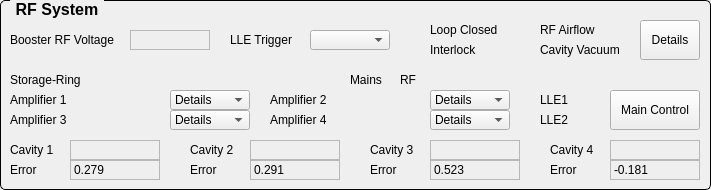
       <widget class="QGroupBox" name="titleGroupBox_6">
        <property name="geometry">
         <rect>
          <x>0</x>
          <y>650</y>
          <width>711</width>
          <height>190</height>
         </rect>
        </property>
        <property name="font">
         <font>
          <pointsize>12</pointsize>
          <weight>75</weight>
          <bold>true</bold>
         </font>
        </property>
        <property name="styleSheet">
         <string notr="true">QGroupBox {
     border: 1px solid black;
     border-radius: 5px;
     margin-top: 0.5em;
 }
 
 QGroupBox::title {
     subcontrol-origin: margin;
     left: 10px;
     padding: 0 3px 0 3px;
 }</string>
        </property>
        <property name="title">
         <string>RF System</string>
        </property>
        <widget class="QLabel" name="label_28">
         <property name="geometry">
          <rect>
           <x>10</x>
           <y>90</y>
           <width>80</width>
           <height>20</height>
          </rect>
         </property>
         <property name="text">
          <string>Amplifier 1</string>
         </property>
        </widget>
        <widget class="QLabel" name="label_33">
         <property name="geometry">
          <rect>
           <x>350</x>
           <y>70</y>
           <width>40</width>
           <height>20</height>
          </rect>
         </property>
         <property name="text">
          <string>Mains</string>
         </property>
        </widget>
        <widget class="QLabel" name="label_34">
         <property name="geometry">
          <rect>
           <x>400</x>
           <y>70</y>
           <width>20</width>
           <height>20</height>
          </rect>
         </property>
         <property name="text">
          <string>RF</string>
         </property>
        </widget>
        <widget class="QLabel" name="label_35">
         <property name="geometry">
          <rect>
           <x>270</x>
           <y>90</y>
           <width>80</width>
           <height>20</height>
          </rect>
         </property>
         <property name="text">
          <string>Amplifier 2</string>
         </property>
        </widget>
        <widget class="QLabel" name="label_36">
         <property name="geometry">
          <rect>
           <x>10</x>
           <y>110</y>
           <width>80</width>
           <height>20</height>
          </rect>
         </property>
         <property name="text">
          <string>Amplifier 3</string>
         </property>
        </widget>
        <widget class="QLabel" name="label_37">
         <property name="geometry">
          <rect>
           <x>270</x>
           <y>110</y>
           <width>80</width>
           <height>20</height>
          </rect>
         </property>
         <property name="text">
          <string>Amplifier 4</string>
         </property>
        </widget>
        <widget class="QLabel" name="label_38">
         <property name="geometry">
          <rect>
           <x>540</x>
           <y>90</y>
           <width>30</width>
           <height>20</height>
          </rect>
         </property>
         <property name="text">
          <string>LLE1</string>
         </property>
        </widget>
        <widget class="QLabel" name="label_39">
         <property name="geometry">
          <rect>
           <x>540</x>
           <y>110</y>
           <width>30</width>
           <height>20</height>
          </rect>
         </property>
         <property name="text">
          <string>LLE2</string>
         </property>
        </widget>
        <widget class="QESimpleShape" name="qesimpleshape_48">
         <property name="geometry">
          <rect>
           <x>100</x>
           <y>90</y>
           <width>16</width>
           <height>20</height>
          </rect>
         </property>
         <property name="colour0" stdset="0">
          <color>
           <red>240</red>
           <green>5</green>
           <blue>5</blue>
          </color>
         </property>
         <property name="variable" stdset="0">
          <string>SRC03-RF-SSA$(ssa):getStatus.B2</string>
         </property>
         <property name="variableSubstitutions" stdset="0">
          <string>ssa=1</string>
         </property>
        </widget>
        <widget class="QESimpleShape" name="qesimpleshape_49">
         <property name="geometry">
          <rect>
           <x>360</x>
           <y>90</y>
           <width>16</width>
           <height>20</height>
          </rect>
         </property>
         <property name="colour0" stdset="0">
          <color>
           <red>240</red>
           <green>5</green>
           <blue>5</blue>
          </color>
         </property>
         <property name="variable" stdset="0">
          <string>SRC03-RF-SSA$(ssa):getStatus.B2</string>
         </property>
         <property name="variableSubstitutions" stdset="0">
          <string>ssa=2</string>
         </property>
        </widget>
        <widget class="QESimpleShape" name="qesimpleshape_50">
         <property name="geometry">
          <rect>
           <x>100</x>
           <y>110</y>
           <width>16</width>
           <height>20</height>
          </rect>
         </property>
         <property name="colour0" stdset="0">
          <color>
           <red>240</red>
           <green>5</green>
           <blue>5</blue>
          </color>
         </property>
         <property name="variable" stdset="0">
          <string>SRC03-RF-SSA$(ssa):getStatus.B2</string>
         </property>
         <property name="variableSubstitutions" stdset="0">
          <string>ssa=3</string>
         </property>
        </widget>
        <widget class="QESimpleShape" name="qesimpleshape_51">
         <property name="geometry">
          <rect>
           <x>360</x>
           <y>110</y>
           <width>16</width>
           <height>20</height>
          </rect>
         </property>
         <property name="colour0" stdset="0">
          <color>
           <red>240</red>
           <green>5</green>
           <blue>5</blue>
          </color>
         </property>
         <property name="variable" stdset="0">
          <string>SRC03-RF-SSA$(ssa):getStatus.B2</string>
         </property>
         <property name="variableSubstitutions" stdset="0">
          <string>ssa=4</string>
         </property>
        </widget>
        <widget class="QESimpleShape" name="qesimpleshape_52">
         <property name="geometry">
          <rect>
           <x>140</x>
           <y>90</y>
           <width>16</width>
           <height>20</height>
          </rect>
         </property>
         <property name="colour0" stdset="0">
          <color>
           <red>5</red>
           <green>240</green>
           <blue>5</blue>
          </color>
         </property>
         <property name="colour1" stdset="0">
          <color>
           <red>240</red>
           <green>5</green>
           <blue>5</blue>
          </color>
         </property>
         <property name="variable" stdset="0">
          <string>SRC03-RF-SSA$(ssa):getStatus.B1</string>
         </property>
         <property name="variableSubstitutions" stdset="0">
          <string>ssa=1</string>
         </property>
        </widget>
        <widget class="QESimpleShape" name="qesimpleshape_53">
         <property name="geometry">
          <rect>
           <x>400</x>
           <y>90</y>
           <width>16</width>
           <height>20</height>
          </rect>
         </property>
         <property name="colour0" stdset="0">
          <color>
           <red>5</red>
           <green>240</green>
           <blue>5</blue>
          </color>
         </property>
         <property name="colour1" stdset="0">
          <color>
           <red>240</red>
           <green>5</green>
           <blue>5</blue>
          </color>
         </property>
         <property name="variable" stdset="0">
          <string>SRC03-RF-SSA$(ssa):getStatus.B1</string>
         </property>
         <property name="variableSubstitutions" stdset="0">
          <string>ssa=2</string>
         </property>
        </widget>
        <widget class="QESimpleShape" name="qesimpleshape_54">
         <property name="geometry">
          <rect>
           <x>140</x>
           <y>110</y>
           <width>16</width>
           <height>20</height>
          </rect>
         </property>
         <property name="colour0" stdset="0">
          <color>
           <red>5</red>
           <green>240</green>
           <blue>5</blue>
          </color>
         </property>
         <property name="colour1" stdset="0">
          <color>
           <red>240</red>
           <green>5</green>
           <blue>5</blue>
          </color>
         </property>
         <property name="variable" stdset="0">
          <string>SRC03-RF-SSA$(ssa):getStatus.B1</string>
         </property>
         <property name="variableSubstitutions" stdset="0">
          <string>ssa=3</string>
         </property>
        </widget>
        <widget class="QESimpleShape" name="qesimpleshape_55">
         <property name="geometry">
          <rect>
           <x>400</x>
           <y>110</y>
           <width>16</width>
           <height>20</height>
          </rect>
         </property>
         <property name="colour0" stdset="0">
          <color>
           <red>5</red>
           <green>240</green>
           <blue>5</blue>
          </color>
         </property>
         <property name="colour1" stdset="0">
          <color>
           <red>240</red>
           <green>5</green>
           <blue>5</blue>
          </color>
         </property>
         <property name="variable" stdset="0">
          <string>SRC03-RF-SSA$(ssa):getStatus.B1</string>
         </property>
         <property name="variableSubstitutions" stdset="0">
          <string>ssa=4</string>
         </property>
        </widget>
        <widget class="QESimpleShape" name="qesimpleshape_56">
         <property name="geometry">
          <rect>
           <x>580</x>
           <y>90</y>
           <width>16</width>
           <height>20</height>
          </rect>
         </property>
         <property name="colour0" stdset="0">
          <color>
           <red>5</red>
           <green>240</green>
           <blue>5</blue>
          </color>
         </property>
         <property name="colour1" stdset="0">
          <color>
           <red>240</red>
           <green>5</green>
           <blue>5</blue>
          </color>
         </property>
         <property name="variable" stdset="0">
          <string>LLE1:BRD1:INTERLOCK</string>
         </property>
         <property name="variableSubstitutions" stdset="0">
          <string/>
         </property>
        </widget>
        <widget class="QESimpleShape" name="qesimpleshape_57">
         <property name="geometry">
          <rect>
           <x>580</x>
           <y>110</y>
           <width>16</width>
           <height>20</height>
          </rect>
         </property>
         <property name="colour0" stdset="0">
          <color>
           <red>5</red>
           <green>240</green>
           <blue>5</blue>
          </color>
         </property>
         <property name="colour1" stdset="0">
          <color>
           <red>240</red>
           <green>5</green>
           <blue>5</blue>
          </color>
         </property>
         <property name="variable" stdset="0">
          <string>LLE2:BRD1:INTERLOCK</string>
         </property>
         <property name="variableSubstitutions" stdset="0">
          <string/>
         </property>
        </widget>
        <widget class="QPushButton" name="btnSRRF">
         <property name="geometry">
          <rect>
           <x>610</x>
           <y>90</y>
           <width>90</width>
           <height>40</height>
          </rect>
         </property>
         <property name="text">
          <string>Main Control</string>
         </property>
        </widget>
        <widget class="QEComboBox" name="cbPlant1">
         <property name="geometry">
          <rect>
           <x>170</x>
           <y>90</y>
           <width>80</width>
           <height>20</height>
          </rect>
         </property>
         <property name="contextMenuPolicy">
          <enum>Qt::ActionsContextMenu</enum>
         </property>
         <property name="editable">
          <bool>false</bool>
         </property>
         <property name="currentText">
          <string>Details</string>
         </property>
         <property name="currentIndex">
          <number>0</number>
         </property>
         <property name="frame">
          <bool>true</bool>
         </property>
         <item>
          <property name="text">
           <string>Details</string>
          </property>
         </item>
         <item>
          <property name="text">
           <string>Currents and Power</string>
          </property>
         </item>
         <item>
          <property name="text">
           <string>Tempratures</string>
          </property>
         </item>
         <item>
          <property name="text">
           <string>Amplifier Interlocks</string>
          </property>
         </item>
         <item>
          <property name="text">
           <string>Rectifiers</string>
          </property>
         </item>
        </widget>
        <widget class="QEComboBox" name="cbPlant3">
         <property name="geometry">
          <rect>
           <x>170</x>
           <y>110</y>
           <width>80</width>
           <height>20</height>
          </rect>
         </property>
         <property name="contextMenuPolicy">
          <enum>Qt::ActionsContextMenu</enum>
         </property>
         <property name="editable">
          <bool>false</bool>
         </property>
         <property name="currentText">
          <string>Details</string>
         </property>
         <property name="currentIndex">
          <number>0</number>
         </property>
         <property name="frame">
          <bool>true</bool>
         </property>
         <item>
          <property name="text">
           <string>Details</string>
          </property>
         </item>
         <item>
          <property name="text">
           <string>Currents and Power</string>
          </property>
         </item>
         <item>
          <property name="text">
           <string>Tempratures</string>
          </property>
         </item>
         <item>
          <property name="text">
           <string>Amplifier Interlocks</string>
          </property>
         </item>
         <item>
          <property name="text">
           <string>Rectifiers</string>
          </property>
         </item>
        </widget>
        <widget class="QEComboBox" name="cbPlant2">
         <property name="geometry">
          <rect>
           <x>430</x>
           <y>90</y>
           <width>80</width>
           <height>20</height>
          </rect>
         </property>
         <property name="contextMenuPolicy">
          <enum>Qt::ActionsContextMenu</enum>
         </property>
         <property name="editable">
          <bool>false</bool>
         </property>
         <property name="currentText">
          <string>Details</string>
         </property>
         <property name="currentIndex">
          <number>0</number>
         </property>
         <property name="frame">
          <bool>true</bool>
         </property>
         <item>
          <property name="text">
           <string>Details</string>
          </property>
         </item>
         <item>
          <property name="text">
           <string>Currents and Power</string>
          </property>
         </item>
         <item>
          <property name="text">
           <string>Tempratures</string>
          </property>
         </item>
         <item>
          <property name="text">
           <string>Amplifier Interlocks</string>
          </property>
         </item>
         <item>
          <property name="text">
           <string>Rectifiers</string>
          </property>
         </item>
        </widget>
        <widget class="QEComboBox" name="cbPlant4">
         <property name="geometry">
          <rect>
           <x>430</x>
           <y>110</y>
           <width>80</width>
           <height>20</height>
          </rect>
         </property>
         <property name="contextMenuPolicy">
          <enum>Qt::ActionsContextMenu</enum>
         </property>
         <property name="editable">
          <bool>false</bool>
         </property>
         <property name="currentText">
          <string>Details</string>
         </property>
         <property name="currentIndex">
          <number>0</number>
         </property>
         <property name="frame">
          <bool>true</bool>
         </property>
         <item>
          <property name="text">
           <string>Details</string>
          </property>
         </item>
         <item>
          <property name="text">
           <string>Currents and Power</string>
          </property>
         </item>
         <item>
          <property name="text">
           <string>Tempratures</string>
          </property>
         </item>
         <item>
          <property name="text">
           <string>Amplifier Interlocks</string>
          </property>
         </item>
         <item>
          <property name="text">
           <string>Rectifiers</string>
          </property>
         </item>
        </widget>
        <widget class="QLabel" name="label_24">
         <property name="geometry">
          <rect>
           <x>550</x>
           <y>140</y>
           <width>60</width>
           <height>20</height>
          </rect>
         </property>
         <property name="text">
          <string>Cavity 4</string>
         </property>
        </widget>
        <widget class="QLabel" name="label_21">
         <property name="geometry">
          <rect>
           <x>10</x>
           <y>140</y>
           <width>60</width>
           <height>20</height>
          </rect>
         </property>
         <property name="text">
          <string>Cavity 1</string>
         </property>
        </widget>
        <widget class="QELabel" name="qelabel_14">
         <property name="geometry">
          <rect>
           <x>70</x>
           <y>140</y>
           <width>90</width>
           <height>20</height>
          </rect>
         </property>
         <property name="frameShape">
          <enum>QFrame::StyledPanel</enum>
         </property>
         <property name="variable" stdset="0">
          <string>LLE1:VC1:MAG</string>
         </property>
         <property name="precision">
          <number>3</number>
         </property>
         <property name="useDbPrecision">
          <bool>false</bool>
         </property>
        </widget>
        <widget class="QELabel" name="qelabel_15">
         <property name="geometry">
          <rect>
           <x>250</x>
           <y>140</y>
           <width>90</width>
           <height>20</height>
          </rect>
         </property>
         <property name="frameShape">
          <enum>QFrame::StyledPanel</enum>
         </property>
         <property name="variable" stdset="0">
          <string>LLE1:VC2:MAG</string>
         </property>
         <property name="precision">
          <number>3</number>
         </property>
         <property name="useDbPrecision">
          <bool>false</bool>
         </property>
        </widget>
        <widget class="QLabel" name="label_22">
         <property name="geometry">
          <rect>
           <x>190</x>
           <y>140</y>
           <width>60</width>
           <height>20</height>
          </rect>
         </property>
         <property name="text">
          <string>Cavity 2</string>
         </property>
        </widget>
        <widget class="QLabel" name="label_23">
         <property name="geometry">
          <rect>
           <x>370</x>
           <y>140</y>
           <width>60</width>
           <height>20</height>
          </rect>
         </property>
         <property name="text">
          <string>Cavity 3</string>
         </property>
        </widget>
        <widget class="QELabel" name="qelabel_17">
         <property name="geometry">
          <rect>
           <x>610</x>
           <y>140</y>
           <width>90</width>
           <height>20</height>
          </rect>
         </property>
         <property name="frameShape">
          <enum>QFrame::StyledPanel</enum>
         </property>
         <property name="variable" stdset="0">
          <string>LLE2:VC2:MAG</string>
         </property>
         <property name="precision">
          <number>3</number>
         </property>
         <property name="useDbPrecision">
          <bool>false</bool>
         </property>
        </widget>
        <widget class="QELabel" name="qelabel_16">
         <property name="geometry">
          <rect>
           <x>430</x>
           <y>140</y>
           <width>90</width>
           <height>20</height>
          </rect>
         </property>
         <property name="frameShape">
          <enum>QFrame::StyledPanel</enum>
         </property>
         <property name="variable" stdset="0">
          <string>LLE2:VC1:MAG</string>
         </property>
         <property name="precision">
          <number>3</number>
         </property>
         <property name="useDbPrecision">
          <bool>false</bool>
         </property>
        </widget>
        <widget class="QLabel" name="label_120">
         <property name="geometry">
          <rect>
           <x>10</x>
           <y>70</y>
           <width>90</width>
           <height>20</height>
          </rect>
         </property>
         <property name="text">
          <string>Storage-Ring</string>
         </property>
        </widget>
        <widget class="QELabel" name="qelabel_21">
         <property name="geometry">
          <rect>
           <x>130</x>
           <y>30</y>
           <width>80</width>
           <height>20</height>
          </rect>
         </property>
         <property name="frameShape">
          <enum>QFrame::StyledPanel</enum>
         </property>
         <property name="variable" stdset="0">
          <string>LLE3:VC1:MAG</string>
         </property>
         <property name="precision">
          <number>3</number>
         </property>
         <property name="useDbPrecision">
          <bool>false</bool>
         </property>
        </widget>
        <widget class="QLabel" name="label_121">
         <property name="geometry">
          <rect>
           <x>10</x>
           <y>30</y>
           <width>120</width>
           <height>20</height>
          </rect>
         </property>
         <property name="text">
          <string>Booster RF Voltage</string>
         </property>
        </widget>
        <widget class="QLabel" name="label_99">
         <property name="geometry">
          <rect>
           <x>230</x>
           <y>30</y>
           <width>80</width>
           <height>20</height>
          </rect>
         </property>
         <property name="text">
          <string>LLE Trigger</string>
         </property>
        </widget>
        <widget class="QEComboBox" name="qecombobox">
         <property name="geometry">
          <rect>
           <x>310</x>
           <y>30</y>
           <width>80</width>
           <height>20</height>
          </rect>
         </property>
         <property name="variable" stdset="0">
          <string>LLE3:BRD1:RAMP:TRIGEN</string>
         </property>
        </widget>
        <widget class="QESimpleShape" name="ledEnabled_3">
         <property name="geometry">
          <rect>
           <x>410</x>
           <y>40</y>
           <width>16</width>
           <height>20</height>
          </rect>
         </property>
         <property name="ledType">
          <enum>QSimpleShape::Error</enum>
         </property>
         <property name="colour0" stdset="0">
          <color>
           <red>5</red>
           <green>240</green>
           <blue>5</blue>
          </color>
         </property>
         <property name="colour1" stdset="0">
          <color>
           <red>240</red>
           <green>5</green>
           <blue>5</blue>
          </color>
         </property>
         <property name="variable" stdset="0">
          <string>LLE3:BRD1:INTERLOCK</string>
         </property>
        </widget>
        <widget class="QESimpleShape" name="ledEnabled_2">
         <property name="geometry">
          <rect>
           <x>410</x>
           <y>20</y>
           <width>16</width>
           <height>20</height>
          </rect>
         </property>
         <property name="ledType">
          <enum>QSimpleShape::Error</enum>
         </property>
         <property name="colour0" stdset="0">
          <color>
           <red>240</red>
           <green>5</green>
           <blue>5</blue>
          </color>
         </property>
         <property name="colour1" stdset="0">
          <color>
           <red>5</red>
           <green>240</green>
           <blue>5</blue>
          </color>
         </property>
         <property name="variable" stdset="0">
          <string>LLE3:BRD1:FB:CTRL</string>
         </property>
        </widget>
        <widget class="QLabel" name="label_101">
         <property name="geometry">
          <rect>
           <x>430</x>
           <y>40</y>
           <width>90</width>
           <height>20</height>
          </rect>
         </property>
         <property name="text">
          <string>Interlock</string>
         </property>
        </widget>
        <widget class="QLabel" name="label_100">
         <property name="geometry">
          <rect>
           <x>430</x>
           <y>20</y>
           <width>90</width>
           <height>20</height>
          </rect>
         </property>
         <property name="text">
          <string>Loop Closed</string>
         </property>
        </widget>
        <widget class="QPushButton" name="btnBORF_2">
         <property name="geometry">
          <rect>
           <x>640</x>
           <y>20</y>
           <width>60</width>
           <height>40</height>
          </rect>
         </property>
         <property name="text">
          <string>Details</string>
         </property>
        </widget>
        <widget class="QLabel" name="label_59">
         <property name="geometry">
          <rect>
           <x>540</x>
           <y>40</y>
           <width>90</width>
           <height>20</height>
          </rect>
         </property>
         <property name="text">
          <string>Cavity Vacuum</string>
         </property>
        </widget>
        <widget class="QESimpleShape" name="qesimpleshape_42">
         <property name="geometry">
          <rect>
           <x>520</x>
           <y>20</y>
           <width>16</width>
           <height>20</height>
          </rect>
         </property>
         <property name="ledType">
          <enum>QSimpleShape::Error</enum>
         </property>
         <property name="colour0" stdset="0">
          <color>
           <red>5</red>
           <green>240</green>
           <blue>5</blue>
          </color>
         </property>
         <property name="variable" stdset="0">
          <string>BOC06-RF-CAV:isAirPressureInterlock</string>
         </property>
        </widget>
        <widget class="QESimpleShape" name="qesimpleshape_43">
         <property name="geometry">
          <rect>
           <x>520</x>
           <y>40</y>
           <width>16</width>
           <height>20</height>
          </rect>
         </property>
         <property name="ledType">
          <enum>QSimpleShape::Error</enum>
         </property>
         <property name="colour0" stdset="0">
          <color>
           <red>5</red>
           <green>240</green>
           <blue>5</blue>
          </color>
         </property>
         <property name="variable" stdset="0">
          <string>BOC06-RF-CAV:isVacuumInterlock</string>
         </property>
        </widget>
        <widget class="QLabel" name="label_58">
         <property name="geometry">
          <rect>
           <x>540</x>
           <y>20</y>
           <width>90</width>
           <height>20</height>
          </rect>
         </property>
         <property name="text">
          <string>RF Airflow</string>
         </property>
        </widget>
        <widget class="QELabel" name="lblPhaseErrorP1">
         <property name="geometry">
          <rect>
           <x>70</x>
           <y>160</y>
           <width>90</width>
           <height>20</height>
          </rect>
         </property>
         <property name="frameShape">
          <enum>QFrame::StyledPanel</enum>
         </property>
         <property name="variable" stdset="0">
          <string>LLE$(lle):TUNER:C$(ch):LOOP:ERROR</string>
         </property>
         <property name="variableSubstitutions" stdset="0">
          <string>lle=1,ch=1</string>
         </property>
         <property name="precision">
          <number>3</number>
         </property>
         <property name="useDbPrecision">
          <bool>false</bool>
         </property>
         <property name="text">
          <string>0.279</string>
         </property>
        </widget>
        <widget class="QLabel" name="label_90">
         <property name="geometry">
          <rect>
           <x>10</x>
           <y>160</y>
           <width>60</width>
           <height>20</height>
          </rect>
         </property>
         <property name="text">
          <string>Error</string>
         </property>
        </widget>
        <widget class="QLabel" name="label_92">
         <property name="geometry">
          <rect>
           <x>190</x>
           <y>160</y>
           <width>60</width>
           <height>20</height>
          </rect>
         </property>
         <property name="text">
          <string>Error</string>
         </property>
        </widget>
        <widget class="QLabel" name="label_98">
         <property name="geometry">
          <rect>
           <x>370</x>
           <y>160</y>
           <width>60</width>
           <height>20</height>
          </rect>
         </property>
         <property name="text">
          <string>Error</string>
         </property>
        </widget>
        <widget class="QLabel" name="label_139">
         <property name="geometry">
          <rect>
           <x>550</x>
           <y>160</y>
           <width>60</width>
           <height>20</height>
          </rect>
         </property>
         <property name="text">
          <string>Error</string>
         </property>
        </widget>
        <widget class="QELabel" name="lblPhaseErrorP1_2">
         <property name="geometry">
          <rect>
           <x>250</x>
           <y>160</y>
           <width>90</width>
           <height>20</height>
          </rect>
         </property>
         <property name="frameShape">
          <enum>QFrame::StyledPanel</enum>
         </property>
         <property name="variable" stdset="0">
          <string>LLE$(lle):TUNER:C$(ch):LOOP:ERROR</string>
         </property>
         <property name="variableSubstitutions" stdset="0">
          <string>lle=1,ch=2</string>
         </property>
         <property name="precision">
          <number>3</number>
         </property>
         <property name="useDbPrecision">
          <bool>false</bool>
         </property>
         <property name="text">
          <string>0.291</string>
         </property>
        </widget>
        <widget class="QELabel" name="lblPhaseErrorP1_3">
         <property name="geometry">
          <rect>
           <x>430</x>
           <y>160</y>
           <width>90</width>
           <height>20</height>
          </rect>
         </property>
         <property name="frameShape">
          <enum>QFrame::StyledPanel</enum>
         </property>
         <property name="variable" stdset="0">
          <string>LLE$(lle):TUNER:C$(ch):LOOP:ERROR</string>
         </property>
         <property name="variableSubstitutions" stdset="0">
          <string>lle=2,ch=1</string>
         </property>
         <property name="precision">
          <number>3</number>
         </property>
         <property name="useDbPrecision">
          <bool>false</bool>
         </property>
         <property name="text">
          <string>0.523</string>
         </property>
        </widget>
        <widget class="QELabel" name="lblPhaseErrorP1_4">
         <property name="geometry">
          <rect>
           <x>610</x>
           <y>160</y>
           <width>90</width>
           <height>20</height>
          </rect>
         </property>
         <property name="frameShape">
          <enum>QFrame::StyledPanel</enum>
         </property>
         <property name="variable" stdset="0">
          <string>LLE$(lle):TUNER:C$(ch):LOOP:ERROR</string>
         </property>
         <property name="variableSubstitutions" stdset="0">
          <string>lle=2,ch=2</string>
         </property>
         <property name="precision">
          <number>3</number>
         </property>
         <property name="useDbPrecision">
          <bool>false</bool>
         </property>
         <property name="text">
          <string>-0.181</string>
         </property>
        </widget>
       </widget>
